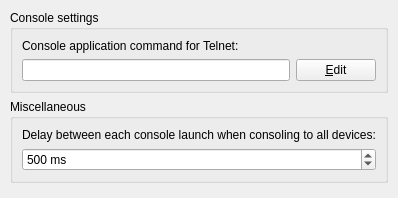
     <widget class="QWidget" name="uiConsoleTab">
      <attribute name="title">
       <string>Console applications</string>
      </attribute>
      <layout class="QVBoxLayout" name="verticalLayout_3">
       <property name="leftMargin">
        <number>10</number>
       </property>
       <property name="topMargin">
        <number>10</number>
       </property>
       <property name="rightMargin">
        <number>10</number>
       </property>
       <property name="bottomMargin">
        <number>10</number>
       </property>
       <item>
        <widget class="QGroupBox" name="uiTelnetConsoleSettingsGroupBox">
         <property name="title">
          <string>Console settings</string>
         </property>
         <layout class="QVBoxLayout" name="verticalLayout_9">
          <item>
           <widget class="QLabel" name="uiTelnetConsoleCommandLabel">
            <property name="text">
             <string>Console application command for Telnet:</string>
            </property>
           </widget>
          </item>
          <item>
           <layout class="QHBoxLayout" name="horizontalLayout_9">
            <item>
             <widget class="QLineEdit" name="uiTelnetConsoleCommandLineEdit">
              <property name="sizePolicy">
               <sizepolicy hsizetype="MinimumExpanding" vsizetype="Fixed">
                <horstretch>0</horstretch>
                <verstretch>0</verstretch>
               </sizepolicy>
              </property>
              <property name="toolTip">
               <string>&lt;html&gt;&lt;head/&gt;&lt;body&gt;&lt;p&gt;Command line replacements:&lt;/p&gt;&lt;ul style=&quot;margin-top: 0px; margin-bottom: 0px; margin-left: 0px; margin-right: 0px; -qt-list-indent: 1;&quot;&gt;&lt;li style=&quot; margin-top:12px; margin-bottom:0px; margin-left:0px; margin-right:0px; -qt-block-indent:0; text-indent:0px;&quot;&gt;%h or {host} = console IP or hostname&lt;/li&gt;&lt;li style=&quot; margin-top:0px; margin-bottom:0px; margin-left:0px; margin-right:0px; -qt-block-indent:0; text-indent:0px;&quot;&gt;%p or {port} = console port&lt;/li&gt;&lt;li style=&quot; margin-top:0px; margin-bottom:0px; margin-left:0px; margin-right:0px; -qt-block-indent:0; text-indent:0px;&quot;&gt;%d or {name} = title of the console (node name)&lt;/li&gt;&lt;ul style=&quot;margin-top: 0px; margin-bottom: 0px; margin-left: 0px; margin-right: 0px; -qt-list-indent: 1;&quot;&gt;&lt;li style=&quot; margin-top:0px; margin-bottom:0px; margin-left:0px; margin-right:0px; -qt-block-indent:0; text-indent:0px;&quot;&gt;%P or {project} = project&lt;/li&gt;&lt;/ul&gt;&lt;li style=&quot; margin-top:0px; margin-bottom:0px; margin-left:0px; margin-right:0px; -qt-block-indent:0; text-indent:0px;&quot;&gt;%i or {project_id} = project UUID&lt;/li&gt;&lt;ul style=&quot;margin-top: 0px; margin-bottom: 0px; margin-left: 0px; margin-right: 0px; -qt-list-indent: 1;&quot;&gt;&lt;li style=&quot; margin-top:0px; margin-bottom:0px; margin-left:0px; margin-right:0px; -qt-block-indent:0; text-indent:0px;&quot;&gt;%n or {node_id} = node UUID&lt;/li&gt;&lt;/ul&gt;&lt;li style=&quot; margin-top:0px; margin-bottom:12px; margin-left:0px; margin-right:0px; -qt-block-indent:0; text-indent:0px;&quot;&gt;%c or {url} = server URL&lt;/li&gt;&lt;/ul&gt;&lt;/body&gt;&lt;/html&gt;</string>
              </property>
              <property name="readOnly">
               <bool>true</bool>
              </property>
             </widget>
            </item>
            <item>
             <widget class="QPushButton" name="uiTelnetConsolePreconfiguredCommandPushButton">
              <property name="sizePolicy">
               <sizepolicy hsizetype="Maximum" vsizetype="Fixed">
                <horstretch>0</horstretch>
                <verstretch>0</verstretch>
               </sizepolicy>
              </property>
              <property name="text">
               <string>&amp;Edit</string>
              </property>
             </widget>
            </item>
           </layout>
          </item>
         </layout>
        </widget>
       </item>
       <item>
        <widget class="QGroupBox" name="uiConsoleMiscGroupBox">
         <property name="title">
          <string>Miscellaneous</string>
         </property>
         <layout class="QGridLayout" name="gridLayout_7">
          <item row="1" column="0">
           <widget class="QSpinBox" name="uiDelayConsoleAllSpinBox">
            <property name="suffix">
             <string> ms</string>
            </property>
            <property name="maximum">
             <number>10000</number>
            </property>
            <property name="value">
             <number>500</number>
            </property>
           </widget>
          </item>
          <item row="0" column="0">
           <widget class="QLabel" name="uiSlowConsoleAllLabel">
            <property name="text">
             <string>Delay between each console launch when consoling to all devices:</string>
            </property>
           </widget>
          </item>
         </layout>
        </widget>
       </item>
       <item>
        <spacer name="verticalSpacer_4">
         <property name="orientation">
          <enum>Qt::Vertical</enum>
         </property>
         <property name="sizeHint" stdset="0">
          <size>
           <width>20</width>
           <height>5</height>
          </size>
         </property>
        </spacer>
       </item>
      </layout>
     </widget>
